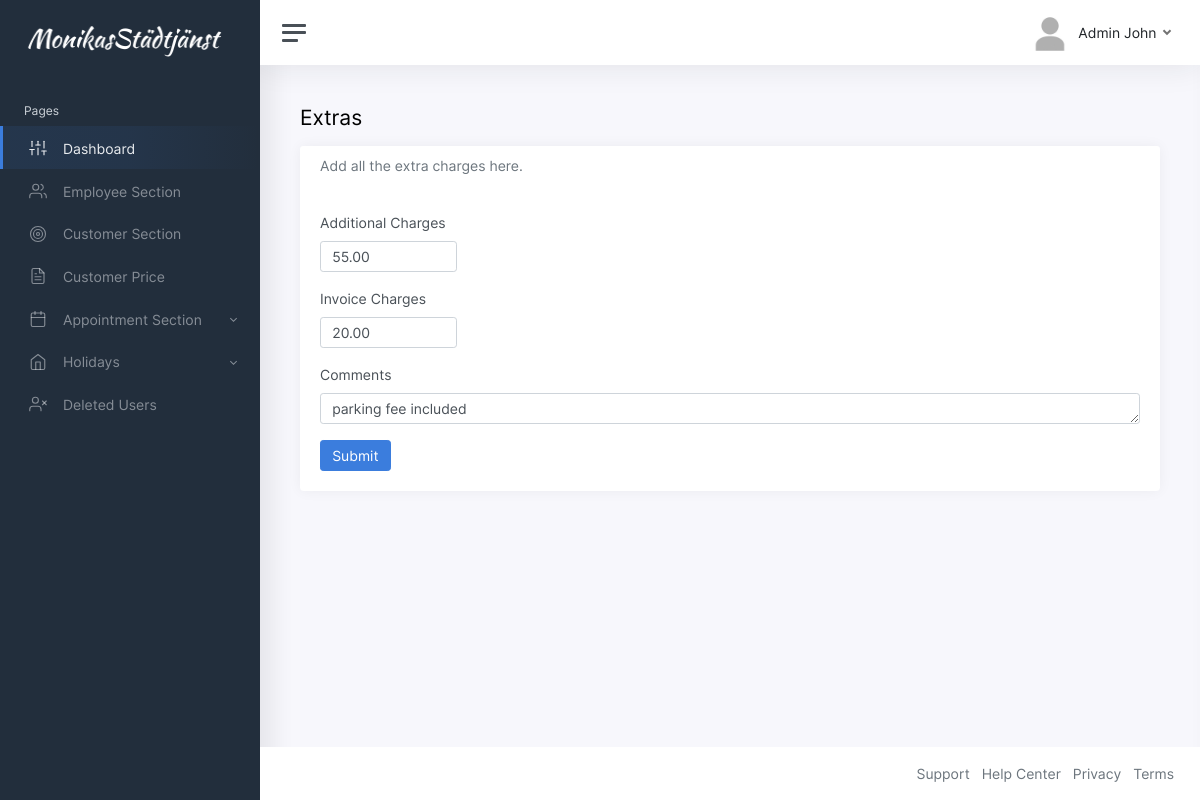
Page /edit-appointment-extras.php?id=1 (signed in) on the committed database.
### tables this page shows
CREATE TABLE `appointments` (
  `id` int(255) NOT NULL,
  `customer_id` int(255) DEFAULT NULL,
  `time_alloted` decimal(4,1) NOT NULL,
  `employee_id` int(255) DEFAULT NULL,
  `date` date DEFAULT NULL,
  `time` time(6) NOT NULL,
  `additional_charge` decimal(5,2) DEFAULT 0.00,
  `invoice_charge` decimal(5,2) NOT NULL DEFAULT 0.00,
  `comment` varchar(255) DEFAULT NULL,
  `deleted_at` date DEFAULT NULL
);

### edit-appointment-extras.php (the view, shortened to what this page needs)
<?php
include "connection.php";
?>
<!DOCTYPE html>
<html lang="en">
<head>
    <link href="css/app.css" rel="stylesheet">
</head>
<body>
    <div class="wrapper">
        <nav id="sidebar" class="sidebar">
            <div class="sidebar-content js-simplebar">
                <?php include("sidebar.php"); ?>
            </div>
        </nav>
        <div class="main">
            <nav class="navbar navbar-expand navbar-light navbar-bg">
                <a class="sidebar-toggle d-flex">
                    <i class="hamburger align-self-center"></i>
                </a>
                <?php include("navbar.php"); ?>
            </nav>
            <main class="content">
                <?php
                $appointment_id = $_GET['id'];
                $sql77 = "SELECT additional_charge,invoice_charge,comment  FROM appointments WHERE id='$appointment_id'";
                $result77 = mysqli_query($db, $sql77) or die("Query unsuccessful1");
                $row77 = $result77->fetch_assoc();
                ?>
                <div class="container-fluid p-0">
                    <h1 class="h3 mb-3">Extras</h1>
                    <div class="row">
                        <div class="">
                            <div class="card">
                                <div class="card-header">
                                    <h6 class="card-subtitle text-muted">Add all the extra charges here.</h6>
                                </div>
                                <div class="card-body">
                                    <form enctype="multipart/form-data" method="post" action="">
                                        <div class="mb-3 col-md-2">
                                            <label class="form-label">Additional Charges</label>
                                            <?php if ($row77['additional_charge'] != 0.00) {
                                                $additional_charge = $row77['additional_charge']; ?>
                                                <input type="number" step="0.01" name="additional_charge" class="form-control" value="<?php echo $additional_charge; ?>">
                                            <?php } else { ?>
                                                <input type="number" step="0.01" name="additional_charge" class="form-control" placeholder="Extra Charges">
                                            <?php } ?>
                                        </div>
                                        <div class="mb-3 col-md-2">
                                            <label class="form-label">Invoice Charges</label>
                                            <?php if ($row77['invoice_charge'] != 0.00) {
                                                $invoice_charge = $row77['invoice_charge']; ?>
                                                <input type="number" step="0.01" name="invoice_charge" class="form-control"  value="<?php echo $invoice_charge; ?>">
                                            <?php } else { ?>
                                                <input type="number" step="0.01" name="invoice_charge" class="form-control" placeholder="Invoice Charges">
                                            <?php } ?>
                                        </div>
                                        <div class="mb-3">
                                            <label class="form-label">Comments</label>
                                            <?php if ($row77['comment'] != Null) {
                                                $comment=$row77['comment']; ?>
                                            <textarea class="form-control" name="comments" placeholder="Comments" rows="1"><?php echo$comment; ?></textarea>
                                            <?php }else{ ?>
                                                <textarea class="form-control" name="comments" placeholder="Comments" rows="1"></textarea>
                                                <?php } ?>
                                        </div>
                                        <button type="submit" name="submit" class="btn btn-primary">Submit</button>
                                    </form>
                                </div>
                            </div>
                        </div>
                    </div>
                </div>
            </main>
            <?php include("footer.php"); ?>
        </div>
    </div>
</body>
</html>

### rows in the picture
appointments: additional_charge "55.00", invoice_charge "20.00", comments "parking fee included"

### other values in the picture
$_SESSION['name'] "Admin John"
